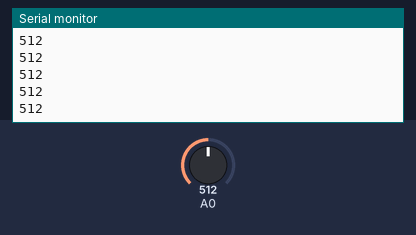
This sketch was run on a simulated Arduino Uno, built with avr-gcc and run on an emulated ATmega328P. On the bench: the last lines printed to the serial monitor. The inputs (shaded band) are chosen by the test bench; at power-on: A0 = 512.

Above: at 1.2 s.
1.3 s: A0 set to 716
At 1.31 s:
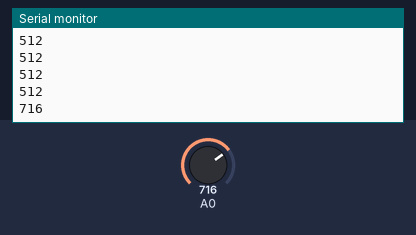
2.8 s: A0 set to 900
At 2.81 s:
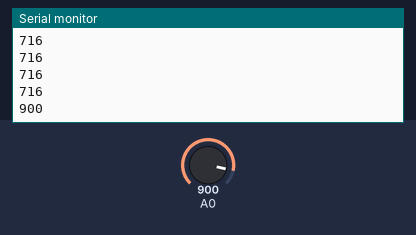
Timing chart, 0 to 5.8 s (numbered marks = the images above; inputs shaded):
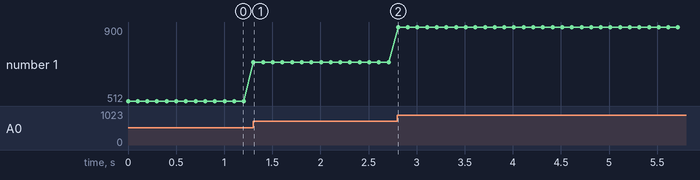

Measured:
- after the input at 1.3 s, the serial monitor: prints a new line at once (image 1)
- after the input at 2.8 s, the serial monitor: prints a new line at once (image 2)
- plotted number 1: 512 → 716 after the input at 1.3 s, 716 → 900 after the input at 2.8 s

The sketch:

prueba_sensor.ino
```cpp
void setup(){
  Serial.begin(9600);
}

void loop() {
    int level =  analogRead(A0);
    //level = (level-20/10);
    Serial.println(level);
    delay(100);
}
```
